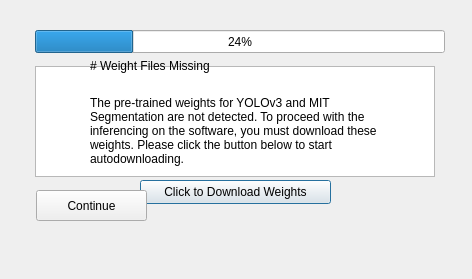
<?xml version="1.0" encoding="UTF-8"?>
<ui version="4.0">
 <class>Dialog</class>
 <widget class="QDialog" name="Dialog">
  <property name="geometry">
   <rect>
    <x>0</x>
    <y>0</y>
    <width>472</width>
    <height>279</height>
   </rect>
  </property>
  <property name="windowTitle">
   <string>Dialog</string>
  </property>
  <widget class="QProgressBar" name="progressBar">
   <property name="geometry">
    <rect>
     <x>35</x>
     <y>30</y>
     <width>410</width>
     <height>23</height>
    </rect>
   </property>
   <property name="value">
    <number>24</number>
   </property>
  </widget>
  <widget class="QPlainTextEdit" name="logText">
   <property name="enabled">
    <bool>true</bool>
   </property>
   <property name="geometry">
    <rect>
     <x>35</x>
     <y>66</y>
     <width>400</width>
     <height>111</height>
    </rect>
   </property>
  </widget>
  <widget class="QPushButton" name="downloadButton">
   <property name="geometry">
    <rect>
     <x>140</x>
     <y>180</y>
     <width>191</width>
     <height>24</height>
    </rect>
   </property>
   <property name="text">
    <string>Click to Download Weights</string>
   </property>
  </widget>
  <widget class="QLabel" name="detailExplain">
   <property name="geometry">
    <rect>
     <x>90</x>
     <y>80</y>
     <width>291</width>
     <height>101</height>
    </rect>
   </property>
   <property name="text">
    <string>The pre-trained weights for YOLOv3 and MIT Segmentation are not detected. To proceed with the inferencing on the software, you must download these weights. Please click the button below to start autodownloading.</string>
   </property>
   <property name="wordWrap">
    <bool>true</bool>
   </property>
  </widget>
  <widget class="QLabel" name="titleExplain">
   <property name="geometry">
    <rect>
     <x>90</x>
     <y>40</y>
     <width>291</width>
     <height>51</height>
    </rect>
   </property>
   <property name="text">
    <string># Weight Files Missing</string>
   </property>
   <property name="textFormat">
    <enum>Qt::MarkdownText</enum>
   </property>
  </widget>
  <widget class="QPushButton" name="afterDownload">
   <property name="geometry">
    <rect>
     <x>36</x>
     <y>190</y>
     <width>111</width>
     <height>31</height>
    </rect>
   </property>
   <property name="text">
    <string>Continue</string>
   </property>
  </widget>
 </widget>
 <resources/>
 <connections/>
</ui>
